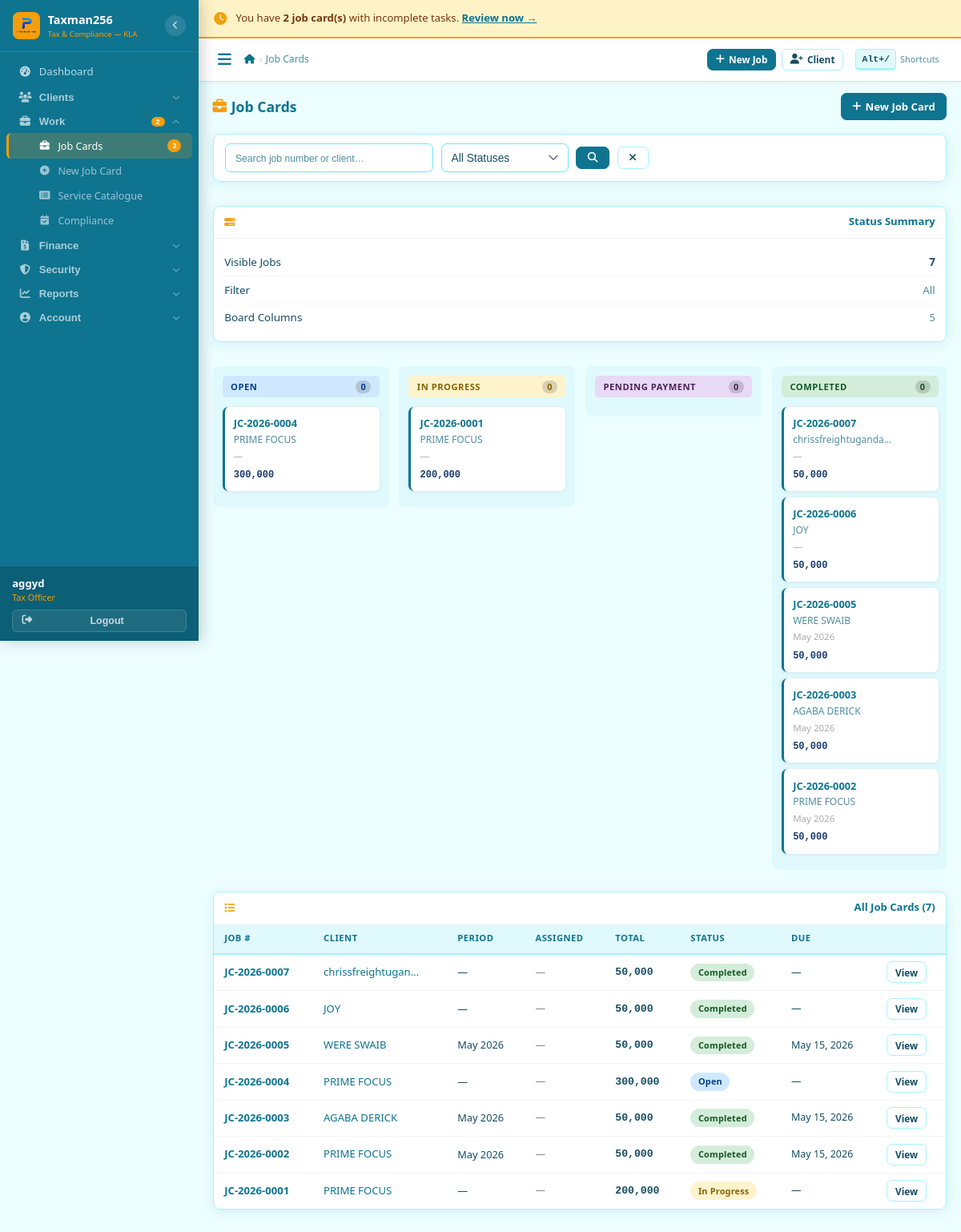
Page /jobs/ (signed in) on the committed database.
### core/models.py (models this page shows, shortened)
class User(AbstractUser):
    ROLE_CHOICES = [
        ('receptionist', 'Receptionist'),
        ('tax_officer',  'Tax Officer'),
        ('senior_officer','Senior Officer'),
        ('manager',      'Manager'),
        ('admin',        'Admin'),
    ]
    THEME_CHOICES = [
        ('ocean',    'Ocean Teal'),
    ]
    role              = models.CharField(max_length=20, choices=ROLE_CHOICES, default='tax_officer')
    phone_whatsapp    = models.CharField(max_length=20, blank=True,
                                         help_text='WhatsApp number used for sending reminders (e.g. +256785230670)')
    email_notify      = models.EmailField(blank=True,
                                          help_text='Email used for sending communications (e.g. taxissues.go@gmail.com)')
    is_active_staff   = models.BooleanField(default=True)
    date_joined_firm  = models.DateField(null=True, blank=True)
    receive_debt_alerts = models.BooleanField(default=True,
                                               help_text='Receive Saturday/Monday debt reports')
    receive_task_reminders = models.BooleanField(default=True,
                                                  help_text='Receive reminders for incomplete tasks')
    ui_theme          = models.CharField(max_length=20, choices=THEME_CHOICES, default='ocean')

### services/models.py (models this page shows, shortened)
class JobCard(models.Model):
    STATUS = [
        ('open','Open'),('in_progress','In Progress'),
        ('pending_payment','Pending Payment'),('completed','Completed'),('cancelled','Cancelled'),
    ]
    PRIORITY = [('normal','Normal'),('urgent','Urgent')]
    job_number = models.CharField(max_length=30, unique=True, editable=False)
    client = models.ForeignKey(Client, on_delete=models.CASCADE, related_name='job_cards')
    period_month = models.IntegerField(null=True, blank=True)
    period_year = models.IntegerField(null=True, blank=True)
    assigned_to = models.ForeignKey(User, on_delete=models.SET_NULL, null=True, related_name='assigned_jobs')
    status = models.CharField(max_length=20, choices=STATUS, default='open')
    priority = models.CharField(max_length=10, choices=PRIORITY, default='normal')
    notes = models.TextField(blank=True)
    due_date = models.DateField(null=True, blank=True)
    is_periodic = models.BooleanField(default=False)
    total_fee = models.DecimalField(max_digits=15, decimal_places=2, default=0)
    created_by = models.ForeignKey(User, on_delete=models.SET_NULL, null=True, related_name='created_jobs')
    created_at = models.DateTimeField(auto_now_add=True)
    updated_at = models.DateTimeField(auto_now=True)
    completed_at = models.DateTimeField(null=True, blank=True)
    class Meta:
        ordering = ['-created_at']
    def get_period_label(self):
        if self.period_month and self.period_year:
            from calendar import month_name
            return f"{month_name[self.period_month]} {self.period_year}"
        return "—"

### clients/models.py (models this page shows, shortened)
class Client(models.Model):
    CLIENT_TYPE = [('individual','Individual'),('company','Company'),('ngo','NGO'),('partnership','Partnership')]
    STATUS = [('active','Active'),('dormant','Dormant'),('suspended','Suspended'),('blacklisted','Blacklisted')]
    client_id = models.CharField(max_length=20, unique=True, editable=False)
    client_type = models.CharField(max_length=20, choices=CLIENT_TYPE, default='individual')
    full_name = models.CharField(max_length=200)
    trading_name = models.CharField(max_length=200, blank=True)
    tin = models.CharField(max_length=50, blank=True, unique=False, verbose_name='TIN')
    phone_primary = models.CharField(max_length=20)
    phone_whatsapp = models.CharField(max_length=20, blank=True)
    email = models.EmailField(blank=True)
    physical_address = models.CharField(max_length=300, blank=True)
    district = models.CharField(max_length=100, default='Kampala')
    date_registered = models.DateField(auto_now_add=True)
    referred_by = models.ForeignKey('self', null=True, blank=True, on_delete=models.SET_NULL, related_name='referrals')
    assigned_officer = models.ForeignKey(User, on_delete=models.SET_NULL, null=True, related_name='assigned_clients')
    status = models.CharField(max_length=20, choices=STATUS, default='active')
    notes = models.TextField(blank=True)
    total_outstanding = models.DecimalField(max_digits=15, decimal_places=2, default=0)
    last_transaction_date = models.DateField(null=True, blank=True)
    created_by = models.ForeignKey(User, on_delete=models.SET_NULL, null=True, related_name='created_clients')
    created_at = models.DateTimeField(auto_now_add=True)
    updated_at = models.DateTimeField(auto_now=True)
    class Meta:
        ordering = ['-created_at']
    def get_display_name(self):
        return self.full_name

### services/views.py (the view)
# urls.py: path('',               views.jobcard_list,         name='list'),
@login_required
def jobcard_list(request):
    jobs = JobCard.objects.select_related('client','assigned_to').prefetch_related('line_items').all()
    status = request.GET.get('status','')
    q = request.GET.get('q','')
    if status: jobs = jobs.filter(status=status)
    if q: jobs = jobs.filter(Q(job_number__icontains=q)|Q(client__full_name__icontains=q))
    kanban = {s: [j for j in jobs if j.status == s] for s,_ in JobCard.STATUS}
    return render(request, 'services/jobcard_list.html', {
        'jobs': jobs, 'kanban': kanban, 'status': status, 'q': q,
        'status_choices': JobCard.STATUS, 'today': timezone.now().date(),
    })

### templates/services/jobcard_list.html (shortened to what this page needs)
{% extends 'base.html' %}
{% block nav_jobs %}active{% endblock %}
{% block breadcrumbs %}<li class="active">Job Cards</li>{% endblock %}
{% block content %}
<div class="page-header">
  <h4 class="page-title"><i class="fas fa-briefcase"></i>Job Cards</h4>
  <a href="{% url 'services:create' %}" class="btn btn-primary"><i class="fas fa-plus"></i>New Job Card</a>
</div>
<div class="layout-main-sidebar" style="margin-bottom:.9rem">
  <div class="card-box card-compact">
    <div class="card-body" style="padding:.7rem .9rem">
      <form method="get" style="display:flex;gap:.6rem;flex-wrap:wrap;align-items:center">
        <input type="text" name="q" value="{{ q }}" class="form-control" style="max-width:260px" placeholder="Search job number or client…">
        <select name="status" class="form-select" style="width:auto" onchange="this.form.submit()">
          <option value="">All Statuses</option>
        </select>
        <button class="btn btn-primary"><i class="fas fa-search"></i></button>
        <a href="{% url 'services:list' %}" class="btn btn-outline"><i class="fas fa-times"></i></a>
      </form>
    </div>
  </div>
  <div class="card-box card-compact">
    <div class="card-head"><i class="fas fa-bars-progress"></i>Status Summary</div>
    <div class="card-body">
      <div class="stat-row"><span>Visible Jobs</span><span class="fw-7">{{ jobs|length }}</span></div>
      <div class="stat-row"><span>Filter</span><span class="text-muted">{{ status|default:"All" }}</span></div>
      <div class="stat-row"><span>Board Columns</span><span class="text-muted">{{ status_choices|length }}</span></div>
    </div>
  </div>
</div>
<div class="kanban-board" style="margin-bottom:1.2rem">
  {% for s_val,s_label in status_choices %}
  <div class="kanban-col">
    <div class="kanban-col-header badge-{{ s_val }}" style="margin-bottom:.7rem">
      <span style="font-size:.7rem">{{ s_label }}</span>
      <span style="background:rgba(0,0,0,.15);border-radius:10px;padding:0 6px;font-size:.68rem">{{ kanban|dictsort:s_val|length }}</span>
    </div>
    {% for job in jobs %}{% if job.status == s_val %}
    <a href="{% url 'services:detail' job.pk %}" class="kanban-card {% if job.priority == 'urgent' %}urgent{% endif %}" style="display:block;text-decoration:none">
      <div class="kc-title">{{ job.job_number }}</div>
      <div class="kc-client">{{ job.client.get_display_name|truncatechars:20 }}</div>
      <div style="font-size:.72rem;color:#aaa;margin-top:.15rem">{{ job.get_period_label }}</div>
      <div class="kc-foot">
        <span class="ugx" style="font-size:.75rem;color:#1A3C6E">{{ job.total_fee|floatformat:0|intcomma }}</span>
      </div>
    </a>
    {% endif %}{% endfor %}
  </div>
  {% endfor %}
</div>
<div class="card-box card-compact">
  <div class="card-head"><i class="fas fa-list"></i>All Job Cards ({{ jobs|length }})</div>
  <div class="tbl-wrap">
    <table class="tbl">
      <thead><tr><th>Job #</th><th>Client</th><th>Period</th><th>Assigned</th><th>Total</th><th>Status</th><th>Due</th><th></th></tr></thead>
      <tbody>
        {% for job in jobs %}
        <tr>
          <td><a href="{% url 'services:detail' job.pk %}" style="font-weight:700">{{ job.job_number }}</a></td>
          <td><a href="{% url 'clients:detail' job.client.pk %}">{{ job.client.get_display_name|truncatechars:18 }}</a></td>
          <td style="font-size:.8rem">{{ job.get_period_label }}</td>
          <td style="font-size:.78rem;color:#888">{{ job.assigned_to.get_full_name|default:"—" }}</td>
          <td class="ugx" style="font-size:.82rem">{{ job.total_fee|floatformat:0|intcomma }}</td>
          <td><span class="badge badge-{{ job.status }}">{{ job.get_status_display }}</span></td>
          <td style="font-size:.78rem;{% if job.due_date and job.due_date < today %}color:#e74c3c;font-weight:700{% endif %}">{{ job.due_date|default:"—" }}</td>
          <td><a href="{% url 'services:detail' job.pk %}" class="btn btn-outline btn-sm">View</a></td>
        </tr>
        {% empty %}
        <tr><td colspan="8"><div class="empty-state"><i class="fas fa-briefcase"></i><p>No job cards. <a href="{% url 'services:create' %}">Create one</a></p></div></td></tr>
        {% endfor %}
      </tbody>
    </table>
  </div>
</div>
{% endblock %}

### templates/base.html (shortened to what this page needs)
{% load static %}<!DOCTYPE html>
<html lang="en">
<head>
<link rel="stylesheet" href="https://cdnjs.cloudflare.com/ajax/libs/font-awesome/6.5.0/css/all.min.css">
<link rel="stylesheet" href="https://cdnjs.cloudflare.com/ajax/libs/select2/4.1.0-rc.0/css/select2.min.css">
<link rel="stylesheet" href="https://cdn.jsdelivr.net/npm/select2-bootstrap-5-theme@1.3.0/dist/select2-bootstrap-5-theme.min.css">
<link rel="stylesheet" href="https://cdnjs.cloudflare.com/ajax/libs/flatpickr/4.6.13/flatpickr.min.css">
<link rel="stylesheet" href="{% static 'css/app.css' %}?v=5">
</head>
<body data-theme="ocean">
{% if user.is_authenticated %}
<nav class="sidebar" id="sidebar">
  <div class="sb-brand">
    <div class="sb-icon"><img src="{% static 'icons/primeserver.png' %}" alt="Logo" style="width:100%;height:100%;object-fit:contain"></div>
    <div class="sb-brand-text">
      <div class="sb-brand-name">Taxman256</div>
      <div class="sb-brand-sub">Tax &amp; Compliance — KLA</div>
    </div>
    <button type="button" class="sb-toggle" id="sidebarToggle" title="Toggle sidebar">
      <i class="fas fa-chevron-left" id="sidebarToggleIcon"></i>
    </button>
  </div>
  <div class="sb-scroll">
    <a href="{% url 'dashboard:index' %}" class="sb-link {% block nav_dash %}{% endblock %}" title="Dashboard">
      <i class="fas fa-tachometer-alt"></i>
      <span class="sb-lbl">Dashboard</span>
    </a>
    <div class="sb-group" id="grp-clients">
      <button type="button" class="sb-group-hd" data-grp="grp-clients" data-href="{% url 'clients:list' %}" title="Clients">
        <i class="fas fa-users"></i>
        <span class="sb-lbl">Clients</span>
        <i class="fas fa-chevron-down sb-arrow"></i>
      </button>
    </div>
    <div class="sb-group" id="grp-work">
      <button type="button" class="sb-group-hd" data-grp="grp-work" data-href="{% url 'services:list' %}" title="Work">
        <i class="fas fa-briefcase"></i>
        <span class="sb-lbl">Work</span>
        {% if pending_jobs_count %}<span class="sb-badge">{{ pending_jobs_count }}</span>{% endif %}
        <i class="fas fa-chevron-down sb-arrow"></i>
      </button>
      <div class="sb-sub" id="sub-work">
        <a href="{% url 'services:list' %}"      class="sb-link {% block nav_jobs %}{% endblock %}" title="Job Cards">
          <i class="fas fa-briefcase"></i><span class="sb-lbl">Job Cards</span>
          {% if pending_jobs_count %}<span class="sb-badge">{{ pending_jobs_count }}</span>{% endif %}
        </a>
        <a href="{% url 'services:create' %}"    class="sb-link {% block nav_jnew %}{% endblock %}" title="New Job Card"><i class="fas fa-plus-circle"></i><span class="sb-lbl">New Job Card</span></a>
        <a href="{% url 'services:catalogue' %}" class="sb-link {% block nav_cat %}{% endblock %}"  title="Service Catalogue"><i class="fas fa-list-alt"></i><span class="sb-lbl">Service Catalogue</span></a>
        <a href="{% url 'compliance:list' %}"    class="sb-link {% block nav_comp %}{% endblock %}" title="Compliance">
          <i class="fas fa-calendar-check"></i><span class="sb-lbl">Compliance</span>
        </a>
      </div>
    </div>
    <div class="sb-group" id="grp-finance">
      <button type="button" class="sb-group-hd" data-grp="grp-finance" data-href="{% url 'billing:list' %}" title="Finance">
        <i class="fas fa-file-invoice-dollar"></i>
        <span class="sb-lbl">Finance</span>
        <i class="fas fa-chevron-down sb-arrow"></i>
      </button>
    </div>
    <div class="sb-group" id="grp-security">
      <button type="button" class="sb-group-hd" data-grp="grp-security" data-href="{% url 'credentials:list' %}" title="Security">
        <i class="fas fa-shield-alt"></i>
        <span class="sb-lbl">Security</span>
        <i class="fas fa-chevron-down sb-arrow"></i>
      </button>
    </div>
    <div class="sb-group" id="grp-reports">
      <button type="button" class="sb-group-hd" data-grp="grp-reports" data-href="{% url 'documents:price_list' %}" title="Reports">
        <i class="fas fa-chart-line"></i>
        <span class="sb-lbl">Reports</span>
        <i class="fas fa-chevron-down sb-arrow"></i>
      </button>
    </div>
    <div class="sb-group" id="grp-account">
      <button type="button" class="sb-group-hd" data-grp="grp-account" data-href="{% url 'core:settings' %}" title="Account">
        <i class="fas fa-user-circle"></i>
        <span class="sb-lbl">Account</span>
        <i class="fas fa-chevron-down sb-arrow"></i>
      </button>
    </div>
  </div>
  <div class="sb-footer">
    <div class="sb-user-info">
      <div class="sb-uname">{{ user.get_full_name|default:user.username }}</div>
      <div class="sb-urole">{{ user.get_role_display }}{% if user.phone_whatsapp %} · {{ user.phone_whatsapp }}{% endif %}</div>
    </div>
    <form method="post" action="{% url 'logout' %}" style="margin:0">{% csrf_token %}
      <button type="submit" class="sb-logout-btn">
        <i class="fas fa-sign-out-alt"></i><span class="sb-lbl"> Logout</span>
      </button>
    </form>
  </div>
</nav>
<div class="main">
  {% if pending_task_count > 0 %}
  <div class="reminder-bar no-print">
    <i class="fas fa-clock"></i>
    <span>You have <strong>{{ pending_task_count }} job card(s)</strong> with incomplete tasks. <a href="{% url 'services:list' %}?status=in_progress" style="color:var(--blue);font-weight:700;text-decoration:underline;white-space:nowrap">Review now →</a></span>
  </div>
  {% endif %}
  <div class="topbar">
    <div class="topbar-l">
      <button class="hamburger" id="hamburger" aria-label="Menu"><i class="fas fa-bars"></i></button>
      <nav aria-label="breadcrumb"><ol class="bc">
        <li><a href="{% url 'dashboard:index' %}"><i class="fas fa-home"></i></a></li>
        {% block breadcrumbs %}{% endblock %}
      </ol></nav>
    </div>
    <div class="topbar-r">
      <a href="{% url 'services:create' %}" class="btn btn-primary btn-sm"><i class="fas fa-plus"></i> New Job</a>
      <a href="{% url 'clients:create' %}"  class="btn btn-outline btn-sm d-xs-none"><i class="fas fa-user-plus"></i> Client</a>
      <span class="kb-hint d-xs-none" onclick="window.txShowShortcuts&&window.txShowShortcuts()" title="Keyboard shortcuts">
        <kbd>Alt+/</kbd> Shortcuts
      </span>
    </div>
  </div>
  <div class="page-body">{% block content %}{% endblock %}</div>
</div>
{% else %}{% block auth_content %}{% endblock %}{% endif %}
</body>
</html>

### rows in the picture
User: get_full_name "aggyd", role "Tax Officer"
JobCard: job_number "JC-2026-0004", client.get_display_name "PRIME FOCUS", get_period_label "—", total_fee "300,000", assigned_to.get_full_name "—", status "Open", due_date "—"
JobCard: job_number "JC-2026-0001", client.get_display_name "PRIME FOCUS", get_period_label "—", total_fee "200,000", assigned_to.get_full_name "—", status "In Progress", due_date "—"
JobCard: job_number "JC-2026-0007", client.get_display_name "chrissfreightuganda…", get_period_label "—", total_fee "50,000", client.get_display_name "chrissfreightugan…", assigned_to.get_full_name "—", status "Completed", due_date "—"
JobCard: job_number "JC-2026-0006", client.get_display_name "JOY", get_period_label "—", total_fee "50,000", assigned_to.get_full_name "—", status "Completed", due_date "—"
JobCard: job_number "JC-2026-0005", client.get_display_name "WERE SWAIB", get_period_label "May 2026", total_fee "50,000", assigned_to.get_full_name "—", status "Completed", due_date "May 15, 2026"
JobCard: job_number "JC-2026-0003", client.get_display_name "AGABA DERICK", get_period_label "May 2026", total_fee "50,000", assigned_to.get_full_name "—", status "Completed", due_date "May 15, 2026"
JobCard: job_number "JC-2026-0002", client.get_display_name "PRIME FOCUS", get_period_label "May 2026", total_fee "50,000", assigned_to.get_full_name "—", status "Completed", due_date "May 15, 2026"

### other values in the picture
{{ pending_jobs_count }} "2"
{{ pending_task_count }} "2"
{{ jobs|length }} "7"
{{ status|default:"All" }} "All"
{{ status_choices|length }} "5"
{{ s_label }} "OPEN" "IN PROGRESS" "PENDING PAYMENT" "COMPLETED"
{{ kanban|dictsort:s_val|length }} "0" "0" "0" "0"
